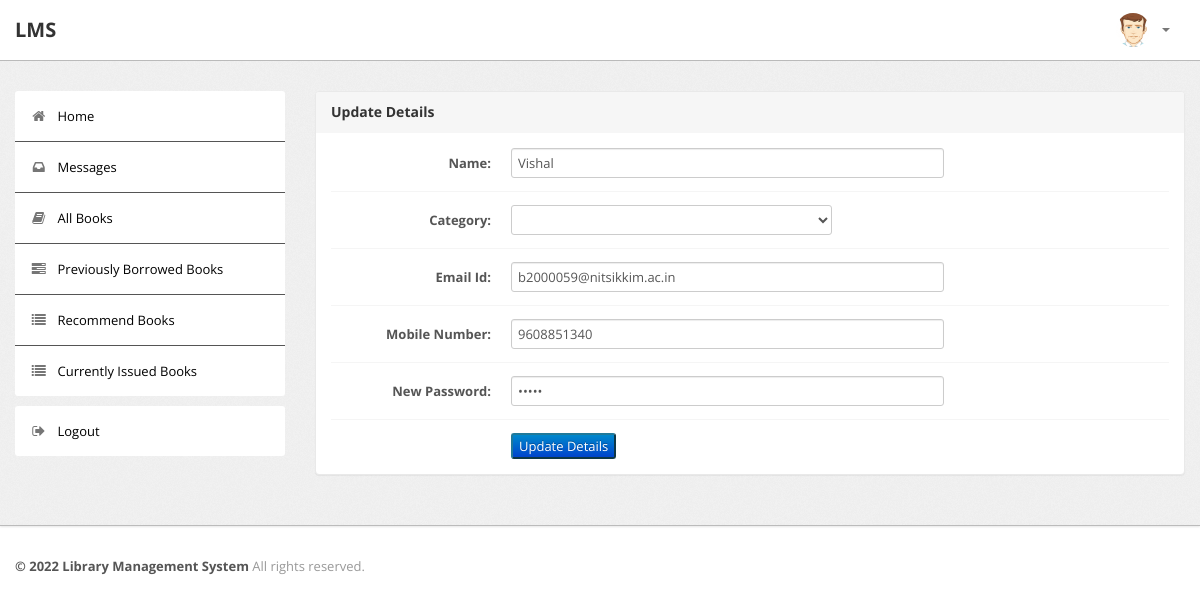
The page /student/profile.php (signed in) on the database its author committed.
### tables this page shows
CREATE TABLE `user` (
  `Name` varchar(50) NOT NULL,
  `RollNo` varchar(50) NOT NULL,
  `EmailId` varchar(50) NOT NULL,
  `Password` varchar(50) NOT NULL,
  `MobNo` bigint(10) NOT NULL,
  `Type` varchar(50) NOT NULL
);

### student/profile.php (the view, shortened to what this page needs)
<?php
require('dbconn.php');
?>
<!DOCTYPE html>
<html lang="en">
    <head>
        <link type="text/css" href="bootstrap/css/bootstrap.min.css" rel="stylesheet">
        <link type="text/css" href="bootstrap/css/bootstrap-responsive.min.css" rel="stylesheet">
        <link type="text/css" href="css/theme.css" rel="stylesheet">
        <link type="text/css" href="images/icons/css/font-awesome.css" rel="stylesheet">
    </head>
    <body>
        <div class="navbar navbar-fixed-top">
            <div class="navbar-inner">
                <div class="container">
                        <a class="brand" href="index.php">LMS </a>
                    <div class="nav-collapse collapse navbar-inverse-collapse">
                        <ul class="nav pull-right">
                            <li class="nav-user dropdown"><a href="#" class="dropdown-toggle" data-toggle="dropdown">
                                <img src="images/user.png" class="nav-avatar" />
                                <b class="caret"></b></a>
                            </li>
                        </ul>
                    </div>
                </div>
            </div>
        </div>
        <div class="wrapper">
            <div class="container">
                <div class="row">
                    <div class="span3">
                        <div class="sidebar">
                            <ul class="widget widget-menu unstyled">
                                <li class="active"><a href="index.php"><i class="menu-icon icon-home"></i>Home
                                </a></li>
                                 <li><a href="message.php"><i class="menu-icon icon-inbox"></i>Messages</a>
                                </li>
                                <li><a href="book.php"><i class="menu-icon icon-book"></i>All Books </a></li>
                                <li><a href="history.php"><i class="menu-icon icon-tasks"></i>Previously Borrowed Books </a></li>
                                <li><a href="recommendations.php"><i class="menu-icon icon-list"></i>Recommend Books </a></li>
                                <li><a href="current.php"><i class="menu-icon icon-list"></i>Currently Issued Books </a></li>
                            </ul>
                            <ul class="widget widget-menu unstyled">
                                <li><a href="logout.php"><i class="menu-icon icon-signout"></i>Logout </a></li>
                            </ul>
                        </div>
                    </div>
                    <div class="span9">
                        <div class="module">
                            <div class="module-head">
                                <h3>Update Details</h3>
                            </div>
                            <div class="module-body">
                                <?php
                                $rollno = $_SESSION['RollNo'];
                                $sql="select * from LMS.user where RollNo='$rollno'";
                                $result=$conn->query($sql);
                                $row=$result->fetch_assoc();
                                $name=$row['Name'];
                                $category=$row['Category'];
                                $email=$row['EmailId'];
                                $mobno=$row['MobNo'];
                                $pswd=$row['Password'];
                                ?>
                                <form class="form-horizontal row-fluid" action="edit_student_details.php?id=<?php echo $rollno ?>" method="post">
                                    <div class="control-group">
                                        <label class="control-label" for="Name"><b>Name:</b></label>
                                        <div class="controls">
                                            <input type="text" id="Name" name="Name" value= "<?php echo $name?>" class="span8" required>
                                        </div>
                                    </div>
                                    <div class="control-group">
                                            <label class="control-label" for="Category"><b>Category:</b></label>
                                            <div class="controls">
                                                <select name = "Category" tabindex="1" value="SC" data-placeholder="Select Category" class="span6">
                                                    <option value="<?php echo $category?>"><?php echo $category ?> </option>
                                                    <option value="GEN">GEN</option>
                                                </select>
                                            </div>
                                    </div>
                                    <div class="control-group">
                                        <label class="control-label" for="EmailId"><b>Email Id:</b></label>
                                        <div class="controls">
                                            <input type="text" id="EmailId" name="EmailId" value= "<?php echo $email?>" class="span8" required>
                                        </div>
                                    </div>
                                    <div class="control-group">
                                        <label class="control-label" for="MobNo"><b>Mobile Number:</b></label>
                                        <div class="controls">
                                            <input type="text" id="MobNo" name="MobNo" value= "<?php echo $mobno?>" class="span8" required>
                                        </div>
                                    </div>
                                    <div class="control-group">
                                        <label class="control-label" for="Password"><b>New Password:</b></label>
                                        <div class="controls">
                                            <input type="password" id="Password" name="Password"  value= "<?php echo $pswd?>" class="span8" required>
                                        </div>
                                    </div>
                                    <div class="control-group">
                                            <div class="controls">
                                                <button type="submit" name="submit"class="btn-primary"><center>Update Details</center></button>
                                            </div>
                                        </div>
                                </form>
                        </div>
                        </div>
                    </div>
                </div>
            </div>
        </div>
<div class="footer">
            <div class="container">
                <b class="copyright">&copy; 2022 Library Management System </b>All rights reserved.
            </div>
        </div>
    </body>
</html>

### student/css/theme.css (style rules this page uses)
body { font-size: 13px; font-family: 'Open Sans', Arial, sans-serif; background: #fff; color: #777 }
h1, h2, h3, h4, h5, h6 { color: #333; margin-top: 0 }
h3 { font-size: 20px }
strong, b { color: #555 }
.wrapper { background: url(../images/bg.png) #eee; border-bottom: 1px solid #bbb; -webkit-box-shadow: 0 1px 2px rgba(0,0,0,0.1); -moz-box-shadow: 0 1px 2px rgba(0,0,0,0.1); box-shadow: 0 1px 2px rgba(0,0,0,0.1); padding: 30px 0 }
.footer { color: #999; padding: 30px 0 60px }
form { margin: 0 }
select, textarea, input[type="text"], input[type="password"], input[type="datetime"], input[type="datetime-local"], input[type="date"], input[type="month"], input[type="time"], input[type="week"], input[type="number"], input[type="email"], input[type="url"], input[type="search"], input[type="tel"], input[type="color"], .uneditable-input, label, input, button, select, textarea { -webkit-border-radius: 3px; -moz-border-radius: 3px; border-radius: 3px; font-size: 13px; font-family: 'Open Sans', Tahoma, Arial, sans-serif }
body [class^="icon-"], body [class*=" icon-"] { font-size: 14px; line-height: 20px; height: 20px }
.module { background: #fff; -webkit-border-radius: 3px; -moz-border-radius: 3px; border-radius: 3px; border: 1px solid #ccc; border-bottom-color: #bbb; -webkit-box-shadow: 0 0 1px rgba(0,0,0,0.2); -moz-box-shadow: 0 0 1px rgba(0,0,0,0.2); box-shadow: 0 0 1px rgba(0,0,0,0.2); margin-bottom: 30px }
.form-horizontal .control-group, .form-vertical .control-group { margin-bottom: 0 }
.form-horizontal .control-group+.control-group, .form-vertical .control-group+.control-group { margin-top: 13px; padding-top: 13px; border-top: 1px solid #f5f5f5 }
.navbar { position: static!important; margin: 0!important }
.navbar .navbar-inner { background: #fff; border-bottom: 1px solid #bbb; -webkit-box-shadow: 0 1px 2px rgba(0,0,0,0.15); -moz-box-shadow: 0 1px 2px rgba(0,0,0,0.15); box-shadow: 0 1px 2px rgba(0,0,0,0.15) }
.navbar .brand { color: #333; font-weight: bold; font-size: 20px; margin-right: 20px; padding: 20px }
.navbar .nav>li>a { padding: 20px 15px; font-weight: bold; color: #777 ; font-size: large; }
.nav-user>a { height: 20px }
.nav-avatar { width: 34px; height: 34px; margin: -7px 5px 0 0; -webkit-border-radius: 50%; -moz-border-radius: 50%; border-radius: 50% }
.btn-primary { color: #fff; background-color: #248aaf; border-color: #20799a }
.widget-menu { background: #fff; -webkit-border-radius: 3px; -moz-border-radius: 3px; border-radius: 3px; overflow: hidden }
.widget-menu a { color: #555; display: block; line-height: 20px; padding: 15px; text-decoration: none!important }
.widget-menu .menu-icon { margin-right: 10px; color: #767676; -webkit-transition: all .2s ease-in-out; -moz-transition: all .2s ease-in-out; transition: all .2s ease-in-out; }
.widget-menu>li+li { border-top: 1px solid #555 }
.widget-menu>li>a { color: #000000; -webkit-transition: all .2s ease-in-out; -moz-transition: all .2s ease-in-out; transition: all .2s ease-in-out; }
.module { box-shadow: 0 0 3px rgba(0,0,0,.1); border-color: #e9e9e9; margin-bottom: 20px; background-color: #fff; border-radius: 4px; -webkit-box-shadow: 0 1px 1px rgba(0,0,0,.05); box-shadow: 0 1px 1px rgba(0,0,0,.05); }
.module-head { color: #767676; background-color: #f6f6f6; border-color: #e9e9e9; padding: 10px 15px; border-bottom: 1px solid transparent; border-top-right-radius: 3px; border-top-left-radius: 3px; }
.module-head h3 { font-size: 14px; line-height: 20px; height: 20px; margin: 0 }
.module-body { padding: 15px }

### rows shown on the page
user: Name "Vishal", EmailId "b2000059@nitsikkim.ac.in", MobNo "9608851340"
